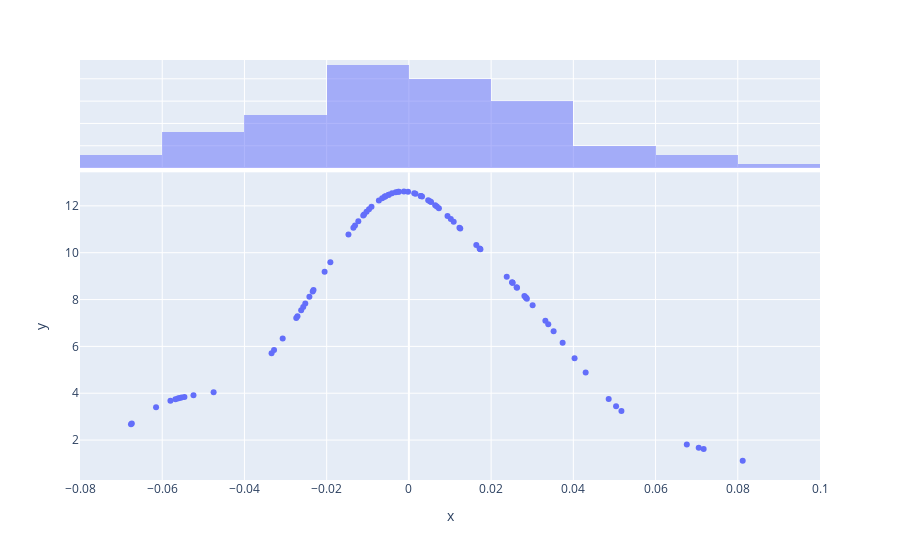

The notebook cell this image was saved under:
### Markdown cell above
### Exercise 3 (Kernel density estimation)

The data set ``n90_pol.csv`` contains information on 90 British university students who participated in a psychological experiment designed to look for relationships between the size of different regions of the brain and political views.

The variables ``amygdala`` and ``acc`` indicate the volume of two particular brain regions known to be involved in emotions and decision-making, the amygdala and the anterior cingulate cortex; more exactly, these are residuals from the predicted volume, after adjusting for height, sex, and similar anatomical variables. The variable ``orientation`` gives the subjects’ locations on a five-point scale from 1 (very conservative) to 5 (very liberal). orientation is an ordinal but not a metric variable, so scores of 1 and 2 are not necessarily as far apart as scores of 2 and 3.

1. Estimate the probability density for the volume of the amygdala. Plot it and report the bandwidth. Repeat this for the volume of the ACC.
2. Estimate a joint probability density for the volumes of the amygdala and the ACC. What are the bandwidths? Are they the same as the bandwidths you got in problem 1? Should they be?
3. Plot the joint density. Does it suggest the two volumes are statistically independent? Should they be? You may use three dimensions, color, contours, etc., for your plot, but you will be graded, in part, on how easy to read it is. (Hint: Remember that the random variables $X$ and $Y$ are statistically independent when their joint pdf is the product of their marginal pdfs, $p(x, y) = p(x)p(y)$. Think about what the product of your estimated pdfs from question 1 would look like.

### Code cell
# 1
import pandas as pd
import numpy as np
from IPython.display import display
import scipy.stats as ss
import plotly.express as px 

oi_brits = pd.read_csv("n90_pol.csv")
display(oi_brits)
display(ss.gaussian_kde(oi_brits.amygdala).pdf(oi_brits.amygdala))
ss.gaussian_kde(oi_brits.amygdala).pdf(oi_brits.amygdala)
display(px.scatter(x = oi_brits.amygdala, y = ss.gaussian_kde(oi_brits.amygdala).pdf(oi_brits.amygdala), marginal_x = "histogram"))
print("The bandwidth is ", np.std(oi_brits.amygdala) * ss.gaussian_kde(oi_brits.amygdala).factor)

### Figure 1 — Plotly figure (JSON) as saved in the notebook; plotly's stock layout.template omitted (floating-point values rounded to 4 significant figures)
{"data": [{"hovertemplate": "x=%{x}<br>y=%{y}<extra></extra>", "legendgroup": "", "marker": {"color": "#636efa", "symbol": "circle"}, "mode": "markers", "name": "", "orientation": "v", "showlegend": false, "type": "scatter", "x": [0.0051, -0.0674, -0.0257, 0.0504, 0.0125, -0.0024, -0.0262, -0.0032, 0.0102, -0.0676, -0.0553, 0.0705, 0.0016, -0.0103, 0.0064, 0.0301, -0.0334, -0.0049, -0.0049, -0.0558, 0.0029, 0.0073, -0.058, 0.0285, -0.0147, 0.0123, -0.0091, 0.0173, -0.0562, -0.0041, 0.043, -0.0475, 0.0717, -0.0191, 0.0164, -0.0307, -0.0059, -0.0234, 0.0252, -0.0546, -0.0109, -0.0205, 0.0172, -0.0274, 0.0029, 0.0238, -0.0135, -0.0073, 0.0339, -0.0058, 0.0068, -0.0131, 0.0332, -0.0242, 0.0109, 0.0252, 0.0047, 0.0486, 0.0032, -0.0012, -0.0328, -0.0065, 0.0054, -0.0252, 0.0263, 0.0013, -0.0615, 0.0284, -0.0026, -0.0111, -0.0271, -0.0057, -0.0002, 0.0262, -0.0232, 0.0094, -0.0524, 0.0517, 0.0287, 0.0352, -0.0123, -0.0568, 0.0403, 0.0281, 0.0812, 0.0174, 0.0251, 0.0676, -0.0097, 0.0374], "xaxis": "x", "y": [12.2, 2.702, 7.684, 3.444, 11.03, 12.6, 7.542, 12.58, 11.44, 2.675, 3.814, 1.67, 12.52, 11.75, 12.03, 7.753, 5.709, 12.48, 12.48, 3.793, 12.43, 11.9, 3.676, 8.077, 10.77, 11.07, 11.96, 10.16, 3.774, 12.53, 4.886, 4.043, 1.613, 9.59, 10.33, 6.339, 12.39, 8.346, 8.715, 3.841, 11.63, 9.189, 10.18, 7.207, 12.43, 8.976, 11.07, 12.23, 6.941, 12.4, 11.97, 11.16, 7.094, 8.114, 11.32, 8.715, 12.24, 3.756, 12.4, 12.62, 5.841, 12.32, 12.16, 7.826, 8.506, 12.54, 3.401, 8.097, 12.6, 11.59, 7.29, 12.41, 12.6, 8.525, 8.404, 11.57, 3.909, 3.237, 8.037, 6.651, 11.34, 3.744, 5.489, 8.156, 1.111, 10.14, 8.734, 1.807, 11.86, 6.151], "yaxis": "y"}, {"alignmentgroup": "True", "bingroup": "x", "hovertemplate": "x=%{x}<br>count=%{y}<extra></extra>", "legendgroup": "", "marker": {"color": "#636efa"}, "name": "", "offsetgroup": "", "opacity": 0.5, "showlegend": false, "type": "histogram", "x": [0.0051, -0.0674, -0.0257, 0.0504, 0.0125, -0.0024, -0.0262, -0.0032, 0.0102, -0.0676, -0.0553, 0.0705, 0.0016, -0.0103, 0.0064, 0.0301, -0.0334, -0.0049, -0.0049, -0.0558, 0.0029, 0.0073, -0.058, 0.0285, -0.0147, 0.0123, -0.0091, 0.0173, -0.0562, -0.0041, 0.043, -0.0475, 0.0717, -0.0191, 0.0164, -0.0307, -0.0059, -0.0234, 0.0252, -0.0546, -0.0109, -0.0205, 0.0172, -0.0274, 0.0029, 0.0238, -0.0135, -0.0073, 0.0339, -0.0058, 0.0068, -0.0131, 0.0332, -0.0242, 0.0109, 0.0252, 0.0047, 0.0486, 0.0032, -0.0012, -0.0328, -0.0065, 0.0054, -0.0252, 0.0263, 0.0013, -0.0615, 0.0284, -0.0026, -0.0111, -0.0271, -0.0057, -0.0002, 0.0262, -0.0232, 0.0094, -0.0524, 0.0517, 0.0287, 0.0352, -0.0123, -0.0568, 0.0403, 0.0281, 0.0812, 0.0174, 0.0251, 0.0676, -0.0097, 0.0374], "xaxis": "x2", "yaxis": "y2"}], "layout": {"barmode": "overlay", "legend": {"tracegroupgap": 0}, "margin": {"t": 60}, "xaxis": {"anchor": "y", "domain": [0, 1], "title": {"text": "x"}}, "xaxis2": {"anchor": "y2", "domain": [0, 1], "matches": "x", "showgrid": true, "showticklabels": false}, "yaxis": {"anchor": "x", "domain": [0, 0.7326], "title": {"text": "y"}}, "yaxis2": {"anchor": "x2", "domain": [0.7426, 1], "matches": "y2", "showgrid": true, "showline": false, "showticklabels": false, "ticks": ""}}}
